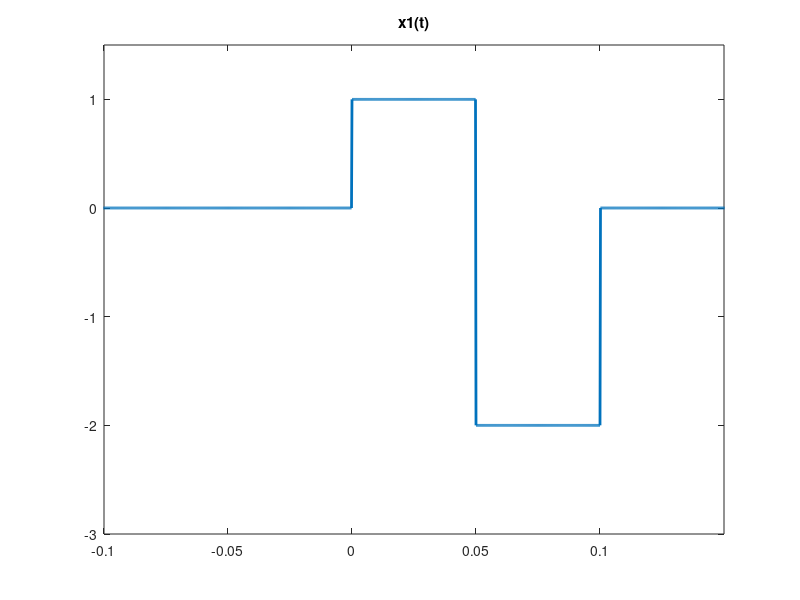
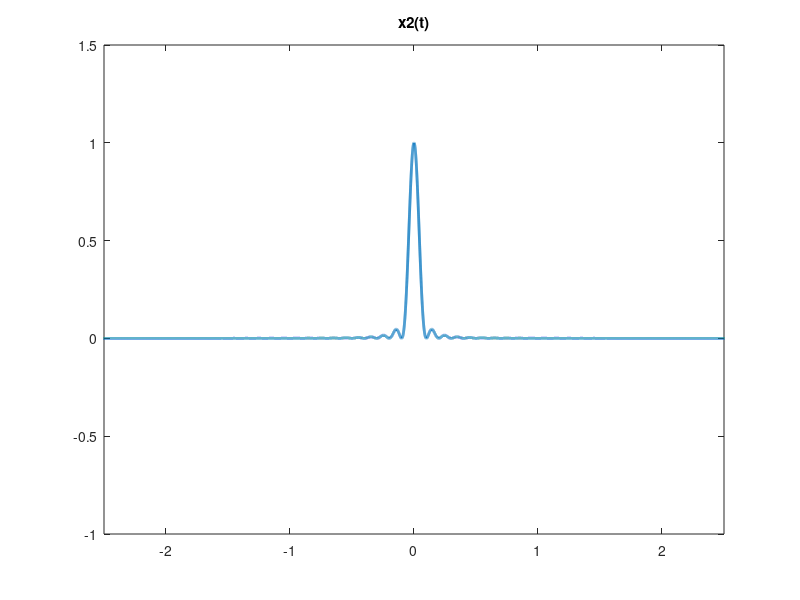
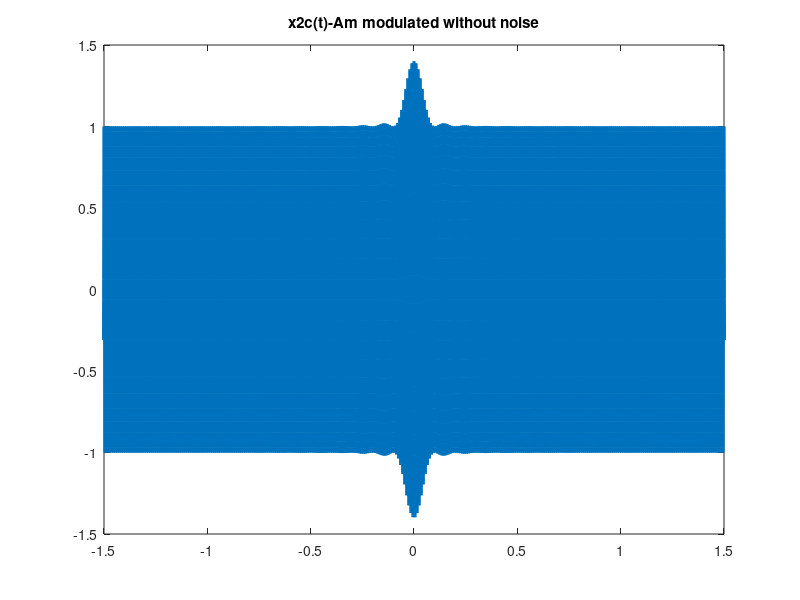
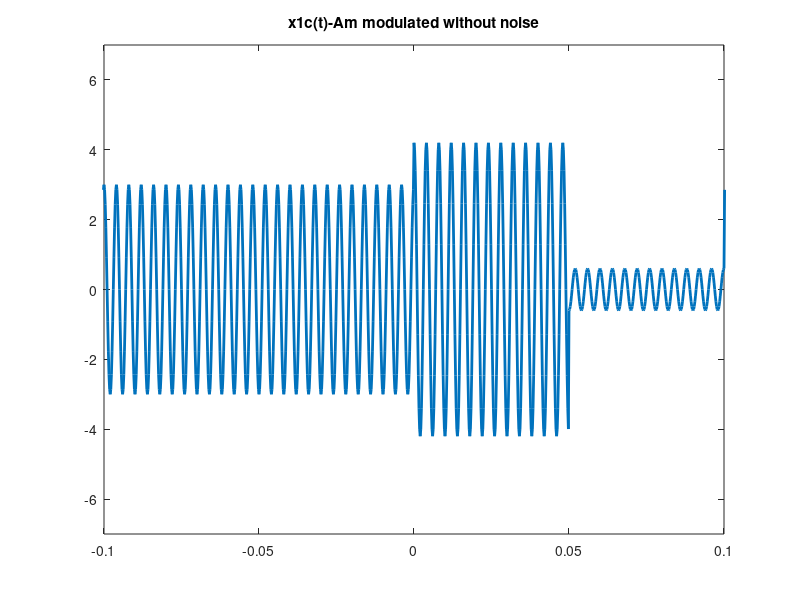

The MATLAB script that drew these images, in order:
% Defining message signals
fs = 5000;
h = 10;
t = -h:1/fs:h;
x1 = (0).*(t<0) + (1).*(t>=0 & t<0.05) + (-2).*(t>=0.05 & t<0.1) + (0).*(t>=0.1);
x2 = (sinc(10*t).^2).*(t<=2 & t>=-2) + (0).*(t>2 & t<-2);


% AM modulation
mu = 0.4;
Ac1 = 3;
Ac2 = 1;
fc1 = 250;
fc2 = 100;
x1c_AM = Ac1 .* (1 + mu.*x1) .* cos(2*pi*fc1*t);
x2c_AM = Ac2 .* (1 + mu.*x2) .* cos(2*pi*fc2*t);

% DSB modulation
x1c_DSB = Ac1 .* x1 .* cos(2*pi*fc1*t);
x2c_DSB = Ac2 .* x2 .* cos(2*pi*fc2*t);

% SSB modulation
x1_hilbert = imag(hilbert(x1));
x2_hilbert = imag(hilbert(x2));
x1c_SSB = 0.5 .* Ac1 .* (x1 .* cos(2*pi*fc1*t) + x1_hilbert .* sin(2*pi*fc1*t));
x2c_SSB = 0.5 .* Ac2 .* (x2 .* cos(2*pi*fc2*t) + x2_hilbert .* sin(2*pi*fc2*t));

% Spectrum of message signals
f = fs/2*linspace(-1,1,2*h*fs+1);
fft_x1 = fftshift(fft(x1));
fft_x2 = fftshift(fft(x2));


% Spectrum of modulated signals
fft_x1c_AM = fftshift(fft(x1c_AM));
fft_x2c_AM = fftshift(fft(x2c_AM));
fft_x1c_DSB = fftshift(fft(x1c_DSB));
fft_x2c_DSB = fftshift(fft(x2c_DSB));
fft_x1c_SSB = fftshift(fft(x1c_SSB));
fft_x2c_SSB = fftshift(fft(x2c_SSB));

% DSB demodulation
[b,a] = butter(13,fc1/(fs/2)); % Butterworth filter of order 10
[c,d] = butter(10,fc2/(fs/2)); % Butterworth filter of order 10
x1_DSB_Demodulated = 2*filter(b,a,x1c_DSB .* cos(2*pi*fc1*t))./Ac1;
x2_DSB_Demodulated = 2*filter(c,d,x2c_DSB .* cos(2*pi*fc2*t))./Ac2;

% DSB demodulation - Asynchronous
phi0 = pi/6;
[b,a] = butter(13,fc1/(fs/2)); % Butterworth filter of order 10
[c,d] = butter(10,fc2/(fs/2)); % Butterworth filter of order 10
x1_DSB_Demodulated_Asynchronous = 2*filter(b,a,x1c_DSB .* cos(2*pi*fc1*t + phi0))./Ac1;
x2_DSB_Demodulated_Asynchronous = 2*filter(c,d,x2c_DSB .* cos(2*pi*fc2*t + phi0))./Ac2;

% SSB demodulation
x1_SSB_Demodulated = 4*filter(b,a,x1c_SSB .* cos(2*pi*fc1*t))./Ac1;
x2_SSB_Demodulated = 4*filter(c,d,x2c_SSB .* cos(2*pi*fc2*t))./Ac2;

% AM demodulation
x1c_AM_hilbert = imag(hilbert(x1c_AM));
envelope_x1c_AM = sqrt(x1c_AM_hilbert.^2 + x1c_AM.^2);
x2c_AM_hilbert = imag(hilbert(x2c_AM));
envelope_x2c_AM = sqrt(x2c_AM_hilbert.^2 + x2c_AM.^2);

% Noise addition and demodulating noisy signals and spectrum of noisy
% signals
noisy_x1c_AM_1 = wgn(1, 2*h*fs+1, -3.5) + x1c_AM;
x1c_AM_hilbert_noisy_1 = imag(hilbert(noisy_x1c_AM_1));
envelope_x1c_AM_noisy_1 = sqrt(x1c_AM_hilbert_noisy_1.^2 + noisy_x1c_AM_1.^2);

noisy_x1c_AM_2 = wgn(1, 2*h*fs+1, -13.46) + x1c_AM;
x1c_AM_hilbert_noisy_2 = imag(hilbert(noisy_x1c_AM_2));
envelope_x1c_AM_noisy_2 = sqrt(x1c_AM_hilbert_noisy_2.^2 + noisy_x1c_AM_2.^2);

noisy_x2c_AM_1 = wgn(1, 2*h*fs+1, -13) + x2c_AM;
x2c_AM_hilbert_noisy_1 = imag(hilbert(noisy_x2c_AM_1));
envelope_x2c_AM_noisy_1 = sqrt(x2c_AM_hilbert_noisy_1.^2 + noisy_x2c_AM_1.^2);

noisy_x2c_AM_2 = wgn(1, 2*h*fs+1, -23) + x2c_AM;
x2c_AM_hilbert_noisy_2 = imag(hilbert(noisy_x2c_AM_2));
envelope_x2c_AM_noisy_2 = sqrt(x2c_AM_hilbert_noisy_2.^2 + noisy_x2c_AM_2.^2);

noisy_x1c_DSB_1 = wgn(1, 2*h*fs+1, -22.5) + x1c_DSB;
noisy_x1c_DSB_2 = wgn(1, 2*h*fs+1, -32.5) + x1c_DSB;
x1_DSB_Demodulated_noisy_1 = 2*filter(b,a,noisy_x1c_DSB_1 .* cos(2*pi*fc1*t))./Ac1;
x1_DSB_Demodulated_noisy_2 = 2*filter(b,a,noisy_x1c_DSB_2 .* cos(2*pi*fc1*t))./Ac1;


noisy_x2c_DSB_1 = wgn(1, 2*h*fs+1, -37.7) + x2c_DSB;
noisy_x2c_DSB_2 = wgn(1, 2*h*fs+1, -47.6) + x2c_DSB;
x2_DSB_Demodulated_noisy_1 = 2*filter(c,d,noisy_x2c_DSB_1 .* cos(2*pi*fc2*t))./Ac2;
x2_DSB_Demodulated_noisy_2 = 2*filter(c,d,noisy_x2c_DSB_2 .* cos(2*pi*fc2*t))./Ac2;

noisy_x1c_SSB_1 = wgn(1, 2*h*fs+1, -26) + x1c_SSB;
noisy_x1c_SSB_2 = wgn(1, 2*h*fs+1, -36) + x1c_SSB;
x1_SSB_Demodulated_noisy_1 = 4*filter(b,a,noisy_x1c_SSB_1 .* cos(2*pi*fc1*t))./Ac1;
x1_SSB_Demodulated_noisy_2 = 4*filter(b,a,noisy_x1c_SSB_2 .* cos(2*pi*fc1*t))./Ac1;


noisy_x2c_SSB_1 = wgn(1, 2*h*fs+1, -41) + x2c_SSB;
noisy_x2c_SSB_2 = wgn(1, 2*h*fs+1, -50.7) + x2c_SSB;
x2_SSB_Demodulated_noisy_1 = 4*filter(c,d,noisy_x2c_SSB_1 .* cos(2*pi*fc2*t))./Ac2;
x2_SSB_Demodulated_noisy_2 = 4*filter(c,d,noisy_x2c_SSB_2 .* cos(2*pi*fc2*t))./Ac2;

fft_x1c_AM_noisy_1 = fftshift(fft(noisy_x1c_AM_1));
fft_x1c_AM_noisy_2 = fftshift(fft(noisy_x1c_AM_2));
fft_x2c_AM_noisy_1 = fftshift(fft(noisy_x2c_AM_1));
fft_x2c_AM_noisy_2 = fftshift(fft(noisy_x2c_AM_2));
fft_x1c_DSB_noisy_1 = fftshift(fft(noisy_x1c_DSB_1));
fft_x1c_DSB_noisy_2 = fftshift(fft(noisy_x1c_DSB_2));
fft_x2c_DSB_noisy_1 = fftshift(fft(noisy_x2c_DSB_1));
fft_x2c_DSB_noisy_2 = fftshift(fft(noisy_x2c_DSB_2));
fft_x1c_SSB_noisy_1 = fftshift(fft(noisy_x1c_SSB_1));
fft_x1c_SSB_noisy_2 = fftshift(fft(noisy_x1c_SSB_2));
fft_x2c_SSB_noisy_1 = fftshift(fft(noisy_x2c_SSB_1));
fft_x2c_SSB_noisy_2 = fftshift(fft(noisy_x2c_SSB_2));

% Plotting section
figure
plot(t, x1, 'LineWidth',2)
axis([-0.1 0.15 -3 1.5])
title('x1(t)')

figure
plot(t, x2,'LineWidth',2)
axis([-2.5 2.5 -1 1.5])
title('x2(t)')

figure
plot(t, x2c_AM,'LineWidth',2)
axis([-1.5 1.5 -1.5 1.5])
title('x2c(t)-Am modulated without noise')

figure
plot(t, x1c_AM,'LineWidth',2)
axis([-0.1 0.1 -7 7])
title('x1c(t)-Am modulated without noise')

figure
plot(t, x1c_DSB,'LineWidth',2)
axis([-0.15 0.15 -7 7])
title('x1c(t)-DSB modulated without noise')

figure
plot(t, x2c_DSB,'LineWidth',2)
axis([-0.5 0.5 -3 3])
title('x2c(t)-DSB modulated without noise')

figure
plot(t, x2c_SSB,'LineWidth',2)
axis([-0.5 0.5 -3 3])
title('x2c(t)-SSB modulated without noise')

figure
plot(t, x1c_SSB,'LineWidth',2)
axis([-0.15 0.3 -7 7])
title('x1c(t)-SSB modulated without noise')



figure
plot(t, noisy_x2c_AM_1,'LineWidth',2)
axis([-1.5 1.5 -1.5 1.5])
title('x2c(t)-Am modulated with 0.1 noise')

figure
plot(t, noisy_x1c_AM_1,'LineWidth',2)
axis([-0.1 0.1 -7 7])
title('x1c(t)-Am modulated with 0.1 noise')

figure
plot(t, noisy_x1c_DSB_1,'LineWidth',2)
axis([-0.15 0.15 -7 7])
title('x1c(t)-DSB modulated with 0.1 noise')

figure
plot(t, noisy_x2c_DSB_1,'LineWidth',2)
axis([-0.5 0.5 -3 3])
title('x2c(t)-DSB modulated with 0.1 noise')

figure
plot(t, noisy_x2c_SSB_1,'LineWidth',2)
axis([-0.5 0.5 -3 3])
title('x2c(t)-SSB modulated with 0.1 noise')

figure
plot(t, noisy_x1c_SSB_1,'LineWidth',2)
axis([-0.15 0.3 -7 7])
title('x1c(t)-SSB modulated with 0.1 noise')



figure
plot(t, noisy_x2c_AM_2,'LineWidth',2)
axis([-1.5 1.5 -1.5 1.5])
title('x2c(t)-Am modulated with 0.01 noise')

figure
plot(t, noisy_x1c_AM_2,'LineWidth',2)
axis([-0.1 0.1 -7 7])
title('x1c(t)-Am modulated with 0.01 noise')

figure
plot(t, noisy_x1c_DSB_2,'LineWidth',2)
axis([-0.15 0.15 -7 7])
title('x1c(t)-DSB modulated with 0.01 noise')

figure
plot(t, noisy_x2c_DSB_2,'LineWidth',2)
axis([-0.5 0.5 -3 3])
title('x2c(t)-DSB modulated with 0.01 noise')

figure
plot(t, noisy_x2c_SSB_2,'LineWidth',2)
axis([-0.5 0.5 -3 3])
title('x2c(t)-SSB modulated with 0.01 noise')

figure
plot(t, noisy_x1c_SSB_2,'LineWidth',2)
axis([-0.15 0.3 -7 7])
title('x1c(t)-SSB modulated with 0.01 noise')


figure
plot(f, abs(fft_x1), 'LineWidth',2)
axis([-400 400 0 700])
title('x1(t)-frequency spectrum')

figure
plot(f, abs(fft_x2),'LineWidth',2)
axis([-150 150 0 500])
title('x2(t)-frequency spectrum')

figure
plot(f, abs(fft_x1c_AM),'LineWidth',2)
axis([-260 260 0 160000])
title('x1c(t)-Am frequency spectrum without noise')

figure
plot(f, abs(fft_x2c_AM),'LineWidth',2)
axis([-120 120 0 60000])
title('x2c(t)-Am frequency spectrum without noise')

figure
plot(f, abs(fft_x1c_DSB),'LineWidth',2)
axis([-600 600 0 900])
title('x1c(t)-DSB frequency spectrum without noise')

figure
plot(f, abs(fft_x2c_DSB),'LineWidth',2)
axis([-200 200 0 400])
title('x2c(t)-DSB frequency spectrum without noise')

figure
plot(f, abs(fft_x2c_SSB),'LineWidth',2)
axis([-200 200 0 400])
title('x2c(t)-SSB frequency spectrum without noise')

figure
plot(f, abs(fft_x1c_SSB),'LineWidth',2)
axis([-500 500 0 900])
title('x1c(t)-SSB frequency spectrum without noise')




figure
plot(f, abs(fft_x1c_AM_noisy_1),'LineWidth',2)
axis([-260 260 0 160000])
title('x1c(t)-Am frequency spectrum with 0.1 noise')

figure
plot(f, abs(fft_x2c_AM_noisy_1),'LineWidth',2)
axis([-120 120 0 60000])
title('x2c(t)-Am frequency spectrum with 0.1 noise')

figure
plot(f, abs(fft_x1c_DSB_noisy_1),'LineWidth',2)
axis([-600 600 0 900])
title('x1c(t)-DSB frequency spectrum with 0.1 noise')

figure
plot(f, abs(fft_x2c_DSB_noisy_1),'LineWidth',2)
axis([-200 200 0 400])
title('x2c(t)-DSB frequency spectrum with 0.1 noise')

figure
plot(f, abs(fft_x2c_SSB_noisy_1),'LineWidth',2)
axis([-200 200 0 400])
title('x2c(t)-SSB frequency spectrum with 0.1 noise')

figure
plot(f, abs(fft_x1c_SSB_noisy_1),'LineWidth',2)
axis([-500 500 0 900])
title('x1c(t)-SSB frequency spectrum with 0.1 noise')
figure
plot(f, abs(fft_x1c_AM_noisy_2),'LineWidth',2)
axis([-260 260 0 160000])
title('x1c(t)-Am frequency spectrum with 0.01 noise')

figure
plot(f, abs(fft_x2c_AM_noisy_2),'LineWidth',2)
axis([-120 120 0 60000])
title('x2c(t)-Am frequency spectrum with 0.01 noise')

figure
plot(f, abs(fft_x1c_DSB_noisy_2),'LineWidth',2)
axis([-600 600 0 900])
title('x1c(t)-DSB frequency spectrum with 0.01 noise')

figure
plot(f, abs(fft_x2c_DSB_noisy_2),'LineWidth',2)
axis([-200 200 0 400])
title('x2c(t)-DSB frequency spectrum with 0.01 noise')

figure
plot(f, abs(fft_x2c_SSB_noisy_2),'LineWidth',2)
axis([-200 200 0 400])
title('x2c(t)-SSB frequency spectrum with 0.01 noise')

figure
plot(f, abs(fft_x1c_SSB_noisy_2),'LineWidth',2)
axis([-500 500 0 900])
title('x1c(t)-SSB frequency spectrum with 0.01 noise')
% 
figure % new figure
ax1 = subplot(2,1,1); % top subplot
ax2 = subplot(2,1,2); % bottom subplot
plot(ax1,t, x1);
xlim(ax1,[-0.02 0.14])
ylim(ax1,[-2.5 1.5])
title(ax1,'Message x1')
plot(ax2,t,envelope_x1c_AM)
xlim(ax2,[-0.02 0.14])
title(ax2,'AM demodulated x1 without noise')

figure % new figure
ax1 = subplot(2,1,1); % top subplot
ax2 = subplot(2,1,2); % bottom subplot
plot(ax1,t, x1);
xlim(ax1,[-0.02 0.14])
ylim(ax1,[-2.5 1.5])
title(ax1,'Message x1')
plot(ax2,t,envelope_x1c_AM_noisy_1)
xlim(ax2,[-0.02 0.14])
title(ax2,'AM demodulated x1 with 0.1 noise')

figure % new figure
ax1 = subplot(2,1,1); % top subplot
ax2 = subplot(2,1,2); % bottom subplot
plot(ax1,t, x1);
xlim(ax1,[-0.02 0.14])
ylim(ax1,[-2.5 1.5])
title(ax1,'Message x1')
plot(ax2,t,envelope_x1c_AM_noisy_2)
xlim(ax2,[-0.02 0.14])
title(ax2,'AM demodulated x1 with 0.01 noise')



figure % new figure
ax1 = subplot(2,1,1); % top subplot
ax2 = subplot(2,1,2); % bottom subplot
plot(ax1,t, x1);
xlim(ax1,[-0.02 0.14])
ylim(ax1,[-2.5 1.5])
title(ax1,'Message x1')
plot(ax2,t, x1_DSB_Demodulated)
xlim(ax2,[-0.02 0.14])
title(ax2,'DSB demodulated x1 without noise')

figure % new figure
ax1 = subplot(2,1,1); % top subplot
ax2 = subplot(2,1,2); % bottom subplot
plot(ax1,t, x1);
xlim(ax1,[-0.02 0.14])
ylim(ax1,[-2.5 1.5])
title(ax1,'Message x1')
plot(ax2,t,x1_DSB_Demodulated_noisy_1)
xlim(ax2,[-0.02 0.14])
title(ax2,'DSB demodulated x1 with 0.1 noise')

figure % new figure
ax1 = subplot(2,1,1); % top subplot
ax2 = subplot(2,1,2); % bottom subplot
plot(ax1,t, x1);
xlim(ax1,[-0.02 0.14])
ylim(ax1,[-2.5 1.5])
title(ax1,'Message x1')
plot(ax2,t,x1_DSB_Demodulated_noisy_2)
xlim(ax2,[-0.02 0.14])
title(ax2,'DSB demodulated x1 with 0.01 noise')

figure % new figure
ax1 = subplot(2,1,1); % top subplot
ax2 = subplot(2,1,2); % bottom subplot
plot(ax1,t, x1);
xlim(ax1,[-0.02 0.14])
ylim(ax1,[-2.5 1.5])
title(ax1,'Message x1')
plot(ax2,t,x1_DSB_Demodulated_Asynchronous)
xlim(ax2,[-0.02 0.14])
title(ax2,'DSB demodulated x1 asynchronous (phi = pi/6)')



figure % new figure
ax1 = subplot(2,1,1); % top subplot
ax2 = subplot(2,1,2); % bottom subplot
plot(ax1,t, x1);
xlim(ax1,[-0.02 0.14])
ylim(ax1,[-2.5 1.5])
title(ax1,'Message x1')
plot(ax2,t, x1_SSB_Demodulated)
xlim(ax2,[-0.02 0.14])
title(ax2,'SSB demodulated x1 without noise')

figure % new figure
ax1 = subplot(2,1,1); % top subplot
ax2 = subplot(2,1,2); % bottom subplot
plot(ax1,t, x1);
xlim(ax1,[-0.02 0.14])
ylim(ax1,[-2.5 1.5])
title(ax1,'Message x1')
plot(ax2,t,x1_SSB_Demodulated_noisy_1)
xlim(ax2,[-0.02 0.14])
title(ax2,'SSB demodulated x1 with 0.1 noise')

figure % new figure
ax1 = subplot(2,1,1); % top subplot
ax2 = subplot(2,1,2); % bottom subplot
plot(ax1,t, x1);
xlim(ax1,[-0.02 0.14])
ylim(ax1,[-2.5 1.5])
title(ax1,'Message x1')
plot(ax2,t,x1_SSB_Demodulated_noisy_2)
xlim(ax2,[-0.02 0.14])
title(ax2,'SSB demodulated x1 with 0.01 noise')



figure % new figure
ax1 = subplot(2,1,1); % top subplot
ax2 = subplot(2,1,2); % bottom subplot
plot(ax1,t, x2);
xlim(ax1,[-2.5 2.5])
ylim(ax1,[-0.1 1.5])
title(ax1,'Message x2')
plot(ax2,t,envelope_x2c_AM)
xlim(ax2,[-2.5 2.5])
title(ax2,'AM demodulated x2 without noise')

figure % new figure
ax1 = subplot(2,1,1); % top subplot
ax2 = subplot(2,1,2); % bottom subplot
plot(ax1,t, x2);
xlim(ax1,[-2.5 2.5])
ylim(ax1,[-0.1 1.5])
title(ax1,'Message x2')
plot(ax2,t,envelope_x2c_AM_noisy_1)
xlim(ax2,[-2.5 2.5])
title(ax2,'AM demodulated x2 with 0.1 noise')

figure % new figure
ax1 = subplot(2,1,1); % top subplot
ax2 = subplot(2,1,2); % bottom subplot
plot(ax1,t, x2);
xlim(ax1,[-2.5 2.5])
ylim(ax1,[-0.1 1.5])
title(ax1,'Message x2')
plot(ax2,t,envelope_x2c_AM_noisy_2)
xlim(ax2,[-2.5 2.5])
title(ax2,'AM demodulated x2 with 0.01 noise')



figure % new figure
ax1 = subplot(2,1,1); % top subplot
ax2 = subplot(2,1,2); % bottom subplot
plot(ax1,t, x2);
xlim(ax1,[-2.5 2.5])
ylim(ax1,[-0.1 1.5])
title(ax1,'Message x2')
plot(ax2,t, x2_DSB_Demodulated)
xlim(ax2,[-2.5 2.5])
title(ax2,'DSB demodulated x2 without noise')

figure % new figure
ax1 = subplot(2,1,1); % top subplot
ax2 = subplot(2,1,2); % bottom subplot
plot(ax1,t, x2);
xlim(ax1,[-2.5 2.5])
ylim(ax1,[-0.1 1.5])
title(ax1,'Message x2')
plot(ax2,t,x2_DSB_Demodulated_noisy_1)
xlim(ax2,[-2.5 2.5])
title(ax2,'DSB demodulated x2 with 0.1 noise')

figure % new figure
ax1 = subplot(2,1,1); % top subplot
ax2 = subplot(2,1,2); % bottom subplot
plot(ax1,t, x2);
xlim(ax1,[-2.5 2.5])
ylim(ax1,[-0.1 1.5])
title(ax1,'Message x2')
plot(ax2,t,x2_DSB_Demodulated_noisy_2)
xlim(ax2,[-2.5 2.5])
title(ax2,'DSB demodulated x2 with 0.01 noise')

figure % new figure
ax1 = subplot(2,1,1); % top subplot
ax2 = subplot(2,1,2); % bottom subplot
plot(ax1,t, x2);
xlim(ax1,[-2.5 2.5])
ylim(ax1,[-0.1 1.5])
title(ax1,'Message x2')
plot(ax2,t,x2_DSB_Demodulated_Asynchronous)
xlim(ax2,[-2.5 2.5])
title(ax2,'DSB demodulated x2 asynchronous (phi = pi/6)')



figure % new figure
ax1 = subplot(2,1,1); % top subplot
ax2 = subplot(2,1,2); % bottom subplot
plot(ax1,t, x2);
xlim(ax1,[-2.5 2.5])
ylim(ax1,[-0.1 1.5])
title(ax1,'Message x2')
plot(ax2,t, x2_SSB_Demodulated)
xlim(ax2,[-2.5 2.5])
title(ax2,'SSB demodulated x2 without noise')

figure % new figure
ax1 = subplot(2,1,1); % top subplot
ax2 = subplot(2,1,2); % bottom subplot
plot(ax1,t, x2);
xlim(ax1,[-2.5 2.5])
ylim(ax1,[-0.1 1.5])
title(ax1,'Message x2')
plot(ax2,t,x2_SSB_Demodulated_noisy_1)
xlim(ax2,[-2.5 2.5])
title(ax2,'SSB demodulated x2 with 0.1 noise')

figure % new figure
ax1 = subplot(2,1,1); % top subplot
ax2 = subplot(2,1,2); % bottom subplot
plot(ax1,t, x2);
xlim(ax1,[-2.5 2.5])
ylim(ax1,[-0.1 1.5])
title(ax1,'Message x2')
plot(ax2,t,x2_SSB_Demodulated_noisy_2)
xlim(ax2,[-2.5 2.5])
title(ax2,'SSB demodulated x2 with 0.01 noise')
